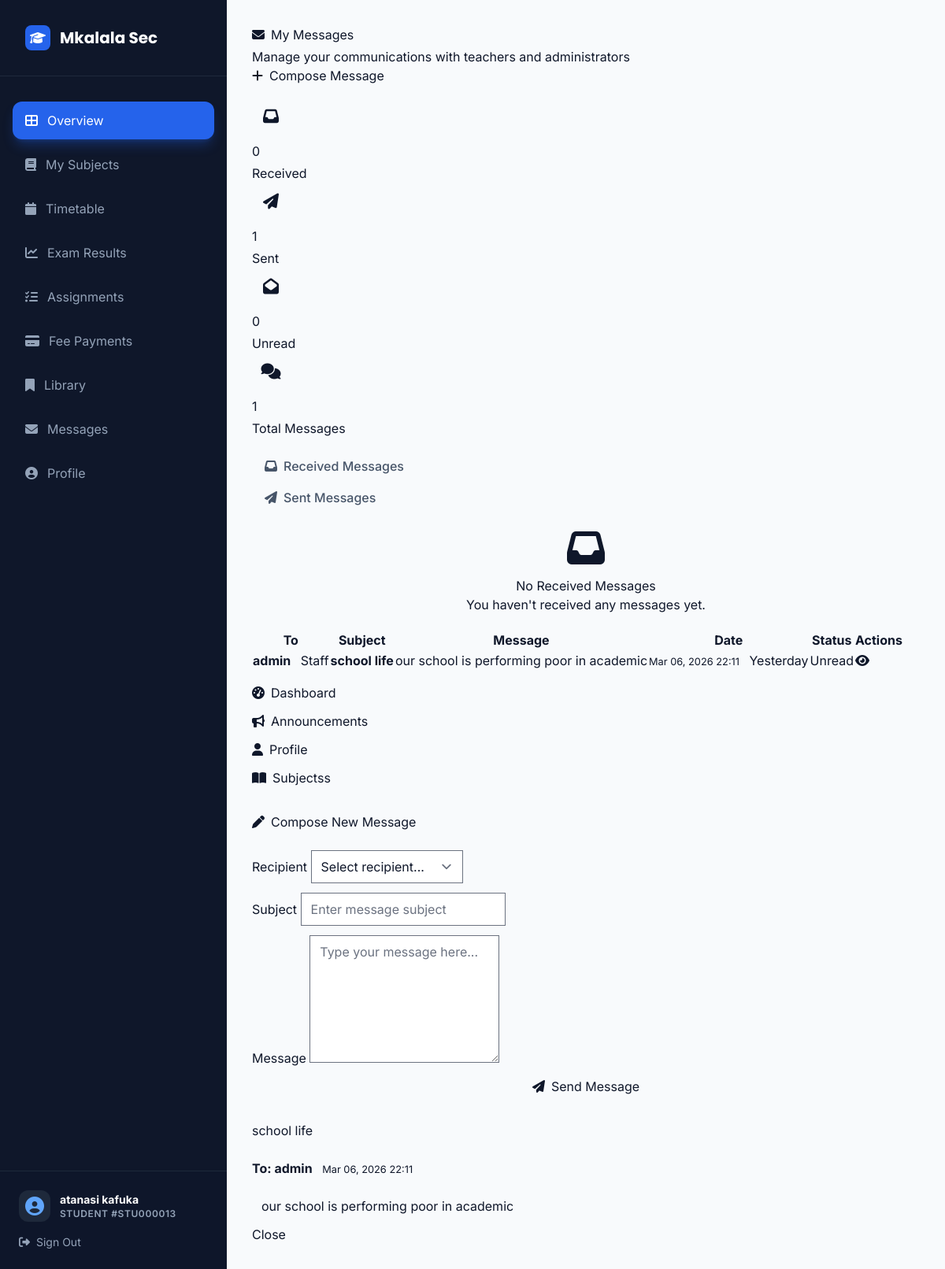
Page /student/messages/ (signed in) on the earlier database version.
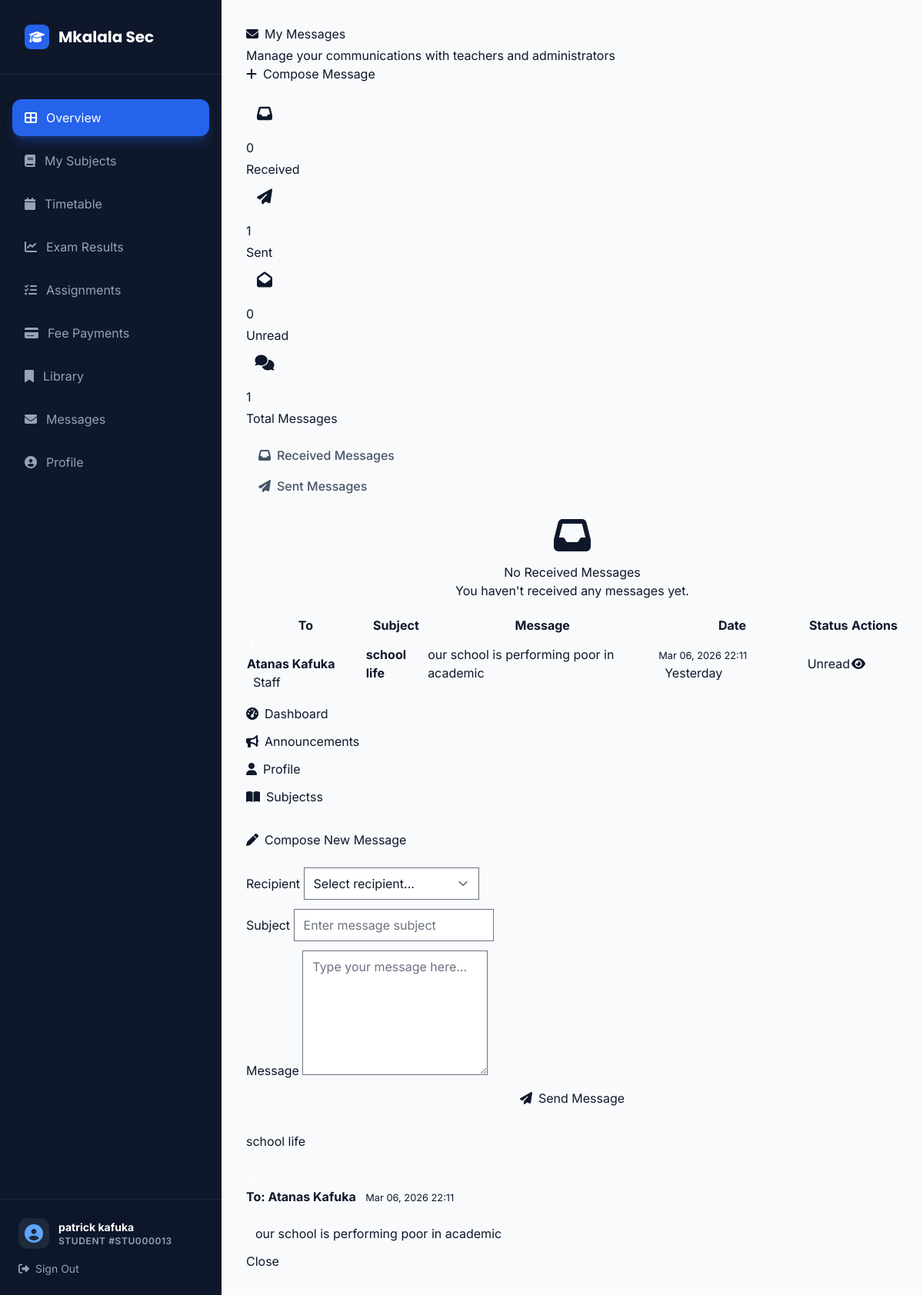
Same page on the later database version.
### core/models.py (models this page shows, shortened)
class User(AbstractUser):
    ROLE_CHOICES = [
        ('student', _('Student')),
        ('teacher', _('Teacher')),
        ('headmaster', _('Head of School')),
    ]
    role = models.CharField(max_length=20, choices=ROLE_CHOICES, default='student')
    is_student = models.BooleanField(default=False)
    is_faculty = models.BooleanField(default=False)
    is_parent = models.BooleanField(default=False)
    is_headmaster = models.BooleanField(default=False)
    profile_picture = models.ImageField(upload_to='profile_pictures/', blank=True, null=True)
    groups = models.ManyToManyField(
        Group,
        verbose_name=_('groups'),
        blank=True,
        related_name='custom_user_set',
        related_query_name='custom_user',
    )
    user_permissions = models.ManyToManyField(
        Permission,
        verbose_name=_('user permissions'),
        blank=True,
        related_name='custom_user_set',
        related_query_name='custom_user',
    )

class Message(models.Model):
    sender = models.ForeignKey(User, related_name='sent_messages', on_delete=models.CASCADE)
    recipient = models.ForeignKey(User, related_name='received_messages', on_delete=models.CASCADE)
    subject = models.CharField(max_length=MAX_TITLE_LENGTH)
    body = models.TextField()
    sent_at = models.DateTimeField(auto_now_add=True)
    is_read = models.BooleanField(default=False)

### core/views.py (the view, shortened to what this page needs)
# urls.py: path('student/messages/', views.student_messages, name='student_messages'),
@login_required
@user_passes_test(is_student)
def student_messages(request):
    try:
        student = request.user.student_profile
    except StudentProfile.DoesNotExist:
        return redirect('student_dashboard')
    received_messages = Message.objects.filter(
        recipient=request.user
    ).select_related('sender').order_by('-sent_at')
    sent_messages = Message.objects.filter(
        sender=request.user
    ).select_related('recipient').order_by('-sent_at')
    unread_count = received_messages.filter(is_read=False).count()
    total_messages = received_messages.count() + sent_messages.count()
    for message in sent_messages:
        message.days_ago = (timezone.now().date() - message.sent_at.date()).days
        message.is_recent = message.sent_at.date() >= timezone.now().date() - timezone.timedelta(days=7)
        message.recipient_name = message.recipient.get_full_name() or message.recipient.username
        message.recipient_role = 'Staff' if message.recipient.is_staff else ('Admin' if message.recipient.is_superuser else 'User')
    from .models import User
    potential_recipients = User.objects.filter(
        Q(is_staff=True) | Q(is_superuser=True)
    ).exclude(id=request.user.id).order_by('first_name', 'last_name')
    today = timezone.now().date()
    yesterday = today - timezone.timedelta(days=1)
    context = {
        'student': student,
        'received_messages': received_messages,
        'sent_messages': sent_messages,
        'unread_count': unread_count,
        'total_messages': total_messages,
        'potential_recipients': potential_recipients,
        'today': today,
        'yesterday': yesterday,
    }
    return render(request, 'core/student_messages.html', context)

### core/views.py (called while the page is built)
def is_student(user):
    return user.is_authenticated and hasattr(user, 'role') and user.role == 'student'

### templates/core/student_messages.html (shortened to what the changed rows need)
{% extends 'core/student_dashboard.html' %}
{% load static %}
{% block main_content %}
<div class="container-fluid">
    <div class="d-flex justify-content-between align-items-center mb-4">
        <div>
            <h2 class="fw-bold mb-1">
                <i class="fas fa-envelope me-2"></i>My Messages
            </h2>
        </div>
    </div>
    <div class="card">
        <div class="card-body">
            <div class="tab-content" id="messageTabsContent">
                <div class="tab-pane fade" id="sent" role="tabpanel">
                    {% if sent_messages %}
                        <div class="table-responsive">
                            <table class="table table-bordered table-hover">
                                <thead class="table-dark">
                                    <tr>
                                        <th>To</th>
                                        <th>Subject</th>
                                        <th>Message</th>
                                        <th>Date</th>
                                        <th>Status</th>
                                        <th>Actions</th>
                                    </tr>
                                </thead>
                                <tbody>
                                    {% for message in sent_messages %}
                                        <tr>
                                            <td>
                                                <div class="d-flex align-items-center">
                                                    <div class="avatar-sm bg-success text-white rounded-circle d-flex align-items-center justify-content-center me-2">
                                                    </div>
                                                    <div>
                                                        <strong>{{ message.recipient.get_full_name|default:message.recipient.username }}</strong>
                                                        {% if message.recipient.is_staff %}
                                                            <span class="badge bg-info ms-2">Staff</span>
                                                        {% elif message.recipient.is_superuser %}
                                                            <span class="badge bg-danger ms-2">Admin</span>
                                                        {% endif %}
                                                    </div>
                                                </div>
                                            </td>
                                            <td>
                                                <strong>{{ message.subject|truncatechars:50 }}</strong>
                                            </td>
                                            <td>
                                                <p class="mb-0 text-muted">{{ message.body|truncatechars:100 }}</p>
                                            </td>
                                            <td>
                                                <small class="text-muted">{{ message.sent_at|date:"M d, Y H:i" }}</small>
                                                {% if message.sent_at.date == today %}
                                                    <span class="badge bg-success ms-2">Today</span>
                                                {% elif message.sent_at.date == yesterday %}
                                                    <span class="badge bg-secondary ms-2">Yesterday</span>
                                                {% endif %}
                                            </td>
                                            <td>
                                                {% if message.is_read %}
                                                    <span class="badge bg-success">Read</span>
                                                {% else %}
                                                    <span class="badge bg-warning">Unread</span>
                                                {% endif %}
                                            </td>
                                            <td>
                                                <div class="btn-group btn-group-sm">
                                                    <button class="btn btn-info" data-bs-toggle="modal" data-bs-target="#viewSentMessageModal{{ message.id }}">
                                                        <i class="fas fa-eye"></i>
                                                    </button>
                                                </div>
                                            </td>
                                        </tr>
                                    {% endfor %}
                                </tbody>
                            </table>
                        </div>
                    {% else %}
                        <div class="text-center py-5">
                            <i class="fas fa-paper-plane fa-3x text-muted mb-3"></i>
                            <h5 class="text-muted">No Sent Messages</h5>
                            <p class="text-muted">You haven't sent any messages yet.</p>
                        </div>
                    {% endif %}
                </div>
            </div>
        </div>
    </div>
</div>
{% for message in sent_messages %}
<div class="modal fade" id="viewSentMessageModal{{ message.id }}" tabindex="-1">
    <div class="modal-dialog">
        <div class="modal-content">
            <div class="modal-header">
                <h5 class="modal-title">{{ message.subject }}</h5>
            </div>
            <div class="modal-body">
                <div class="mb-3">
                    <div class="d-flex align-items-center mb-2">
                        <div class="avatar-sm bg-success text-white rounded-circle d-flex align-items-center justify-content-center me-2">
                        </div>
                        <div>
                            <strong>To: {{ message.recipient.get_full_name|default:message.recipient.username }}</strong>
                            <small class="text-muted ms-2">{{ message.sent_at|date:"M d, Y H:i" }}</small>
                        </div>
                    </div>
                </div>
                <div class="bg-light p-3 rounded">
                    {{ message.body|linebreaks }}
                </div>
            </div>
            <div class="modal-footer">
                <button type="button" class="btn btn-secondary" data-bs-dismiss="modal">Close</button>
            </div>
        </div>
    </div>
</div>
{% endfor %}
{% endblock %}

### templates/core/base_dashboard.html (shortened to what this page needs)
{% load static %}
<!DOCTYPE html>
<html lang="en" class="h-full bg-slate-50 text-slate-900 antialiased">
<head>
    <link href="{% static 'css/tailwind.css' %}" rel="stylesheet" />
    <link rel="stylesheet" href="https://cdnjs.cloudflare.com/ajax/libs/font-awesome/6.4.0/css/all.min.css">
</head>
<body class="h-full font-sans overflow-hidden">
    <div class="flex h-full">
        <aside id="sidebar" class="fixed inset-y-0 left-0 z-50 w-72 bg-slate-900 text-white transition-transform duration-300 -translate-x-full lg:translate-x-0 lg:static lg:inset-0">
            <div class="flex flex-col h-full">
                <div class="p-8 border-b border-slate-800">
                    <a href="{% url 'public_home' %}" class="flex items-center space-x-3">
                        <div class="w-8 h-8 bg-blue-600 rounded-lg flex items-center justify-center text-white">
                            <i class="fas fa-graduation-cap"></i>
                        </div>
                        <span class="text-xl font-display font-bold">Mkalala Sec</span>
                    </a>
                </div>
                <nav class="flex-1 px-4 py-8 space-y-2 overflow-y-auto">
                    {% block sidebar_nav %}{% endblock %}
                </nav>
                <div class="p-6 border-t border-slate-800 bg-slate-900/50">
                    <div class="flex items-center space-x-3 mb-4">
                        <div class="w-10 h-10 rounded-xl bg-slate-800 flex items-center justify-center text-blue-400">
                            <i class="fas fa-user-circle text-2xl"></i>
                        </div>
                        <div class="flex-1 min-w-0">
                            <p class="text-sm font-bold truncate">{{ user.get_full_name|default:user.username }}</p>
                            <p class="text-xs text-slate-400 uppercase tracking-wider font-semibold">{% block user_role %}{% endblock %}</p>
                        </div>
                    </div>
                    <a href="{% url 'logout' %}" class="flex items-center space-x-2 text-sm text-slate-400 hover:text-red-400 transition-colors">
                        <i class="fas fa-sign-out-alt"></i>
                        <span>Sign Out</span>
                    </a>
                </div>
            </div>
        </aside>
        <div class="flex-1 flex flex-col min-w-0 overflow-hidden">
            <main class="flex-1 overflow-y-auto p-4 lg:p-8 space-y-8">
                {% block main_content %}{% endblock %}
            </main>
        </div>
    </div>
</body>
</html>

Differences in the rows shown:
changed User: get_full_name "atanasi kafuka" → "patrick kafuka"
changed through a linked row, Message "school life": recipient.get_full_name "admin" → "Atanas Kafuka"
